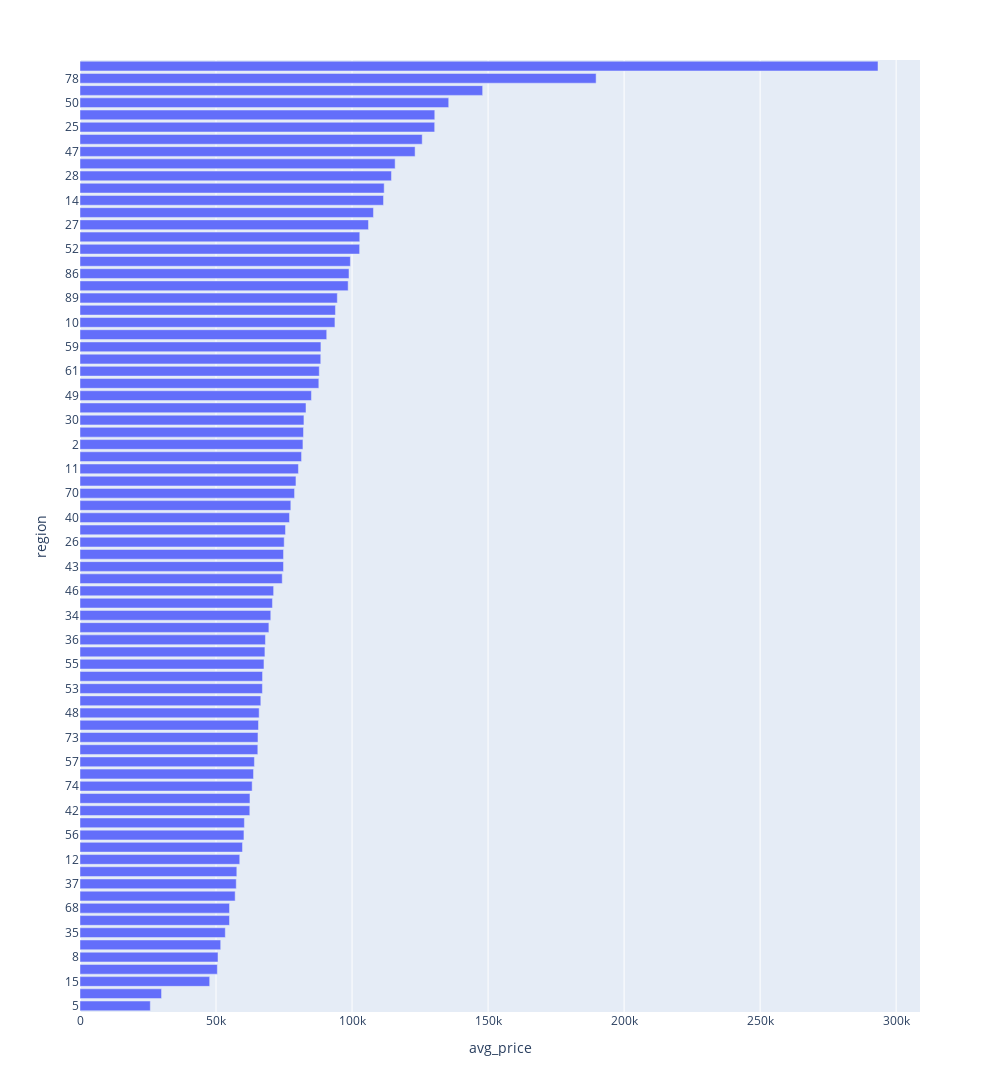

The code cell stored with this chart in its notebook:
### Code cell
# Строим график средних цен на жилье по регионам
visual.Make_bar_avg_price_region()

### Figure 1 — Plotly figure (JSON) as saved in the notebook; plotly's stock layout.template omitted (floating-point values rounded to 4 significant figures)
{"data": [{"alignmentgroup": "True", "hovertemplate": "avg_price=%{x}<br>region=%{y}<extra></extra>", "legendgroup": "", "marker": {"color": "#636efa", "pattern": {"shape": ""}}, "name": "", "offsetgroup": "", "orientation": "h", "showlegend": false, "textposition": "auto", "type": "bar", "x": [25844, 29971, 47668, 50486, 50730, 51722, 53408, 54954, 54958, 57035, 57435, 57645, 58725, 59724, 60265, 60425, 62417, 62475, 63283, 63782, 64113, 65362, 65422, 65612, 65858, 66466, 67049, 67097, 67624, 67972, 68165, 69432, 70127, 70741, 71179, 74338, 74794, 74815, 75061, 75531, 76999, 77497, 78869, 79384, 80294, 81442, 81948, 82159, 82314, 83073, 85070, 87788, 87949, 88500, 88558, 90691, 93710, 93899, 94587, 98565, 98880, 99388, 102789, 102836, 106039, 107868, 111568, 111810, 114487, 115839, 123175, 125792, 130377, 130411, 135534, 148005, 189715, 293328], "xaxis": "x", "y": ["5", "20", "15", "60", "8", "33", "35", "67", "68", "45", "37", "64", "12", "7", "56", "32", "42", "13", "74", "3", "57", "21", "73", "1", "48", "62", "53", "76", "55", "44", "36", "58", "34", "19", "46", "63", "43", "18", "26", "69", "40", "22", "70", "71", "11", "4", "2", "24", "30", "31", "49", "29", "61", "39", "59", "72", "10", "38", "89", "66", "86", "54", "52", "91", "27", "23", "14", "75", "28", "17", "47", "16", "25", "92", "50", "65", "78", "77"], "yaxis": "y"}], "layout": {"barmode": "relative", "height": 1300, "legend": {"tracegroupgap": 0}, "margin": {"t": 60}, "width": 1000, "xaxis": {"anchor": "y", "domain": [0, 1], "title": {"text": "avg_price"}}, "yaxis": {"anchor": "x", "domain": [0, 1], "title": {"text": "region"}}}}
